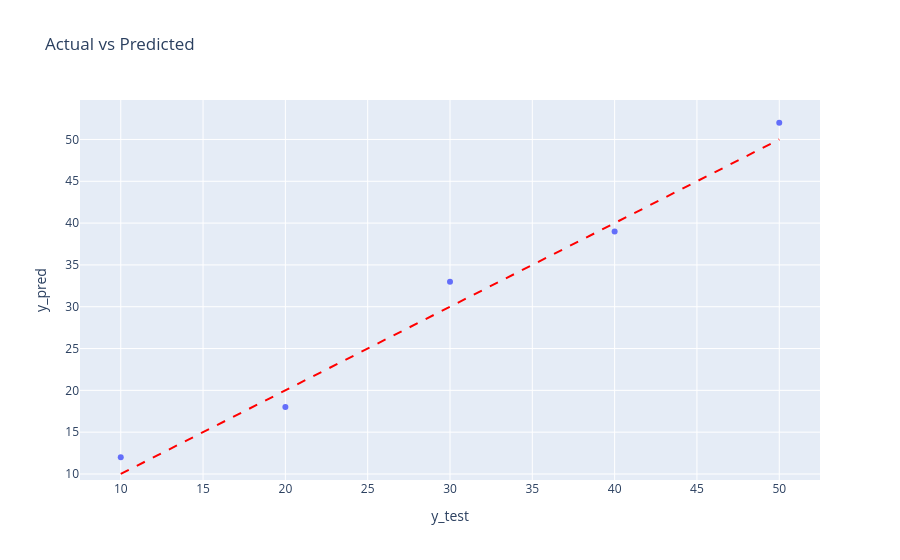

This figure's notebook cell:
### Code cell
import plotly.express as px
import pandas as pd

# Example: y_test and y_pred arrays
# Replace with your actual data
y_test = [10, 20, 30, 40, 50]
y_pred = [12, 18, 33, 39, 52]

# Put into DataFrame
df = pd.DataFrame({"Actual": y_test, "Predicted": y_pred})

# Scatter plot
fig = px.scatter(df, x="Actual", y="Predicted",
                 title="Actual vs Predicted",
                 labels={"Actual":"y_test", "Predicted":"y_pred"},
                 hover_data=["Actual","Predicted"])

# Add perfect fit line
fig.add_shape(type="line",
              x0=df["Actual"].min(), y0=df["Predicted"].min(),
              x1=df["Actual"].max(), y1=df["
              
                  
                  
                  
                  
                  
            "].max(),
              line=dict(color="red", dash="dash"))

fig.show()

### Figure 1 — Plotly figure (JSON) as saved in the notebook; plotly's stock layout.template omitted (floating-point values rounded to 4 significant figures)
{"data": [{"hovertemplate": "y_test=%{x}<br>y_pred=%{y}<extra></extra>", "legendgroup": "", "marker": {"color": "#636efa", "symbol": "circle"}, "mode": "markers", "name": "", "orientation": "v", "showlegend": false, "type": "scatter", "x": [10, 20, 30, 40, 50], "xaxis": "x", "y": [12, 18, 33, 39, 52], "yaxis": "y"}], "layout": {"legend": {"tracegroupgap": 0}, "shapes": [{"line": {"color": "red", "dash": "dash"}, "type": "line", "x0": 10, "x1": 50, "y0": 10, "y1": 50}], "title": {"text": "Actual vs Predicted"}, "xaxis": {"anchor": "y", "domain": [0, 1], "title": {"text": "y_test"}}, "yaxis": {"anchor": "x", "domain": [0, 1], "title": {"text": "y_pred"}}}}
